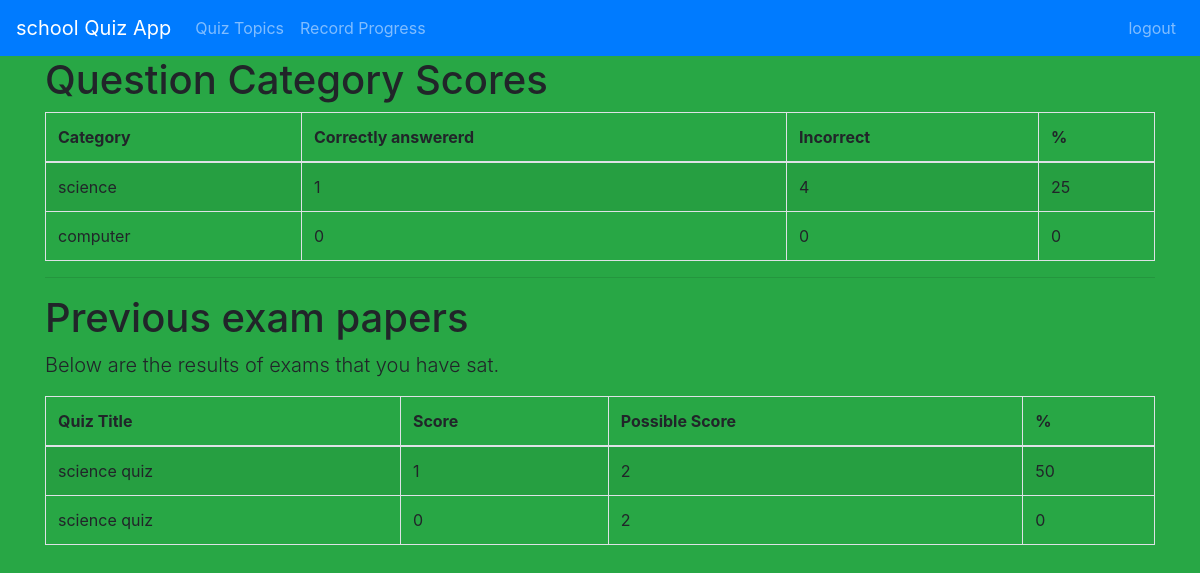
The app's page /progress/ (signed in) with its own data.
### quiz/models.py (models this page shows, shortened)
class Category(models.Model):
    category = models.CharField(
        verbose_name=_("Category"),
        max_length=250, blank=True,
        unique=True, null=True)
    objects = CategoryManager()
    class Meta:
        verbose_name = _("Category")
        verbose_name_plural = _("Categories")

class Sitting(models.Model):
    user = models.ForeignKey(settings.AUTH_USER_MODEL, verbose_name=_("User"), on_delete=models.CASCADE)
    quiz = models.ForeignKey(Quiz, verbose_name=_("Quiz"), on_delete=models.CASCADE)
    question_order = models.CharField(validators=[validate_comma_separated_integer_list],
        max_length=1024, verbose_name=_("Question Order"))
    question_list = models.CharField(validators=[validate_comma_separated_integer_list],
        max_length=1024, verbose_name=_("Question List"))
    incorrect_questions = models.CharField(validators=[validate_comma_separated_integer_list],
        max_length=1024, blank=True, verbose_name=_("Incorrect questions"))
    current_score = models.IntegerField(verbose_name=_("Current Score"))
    complete = models.BooleanField(default=False, blank=False,
                                   verbose_name=_("Complete"))
    user_answers = models.TextField(blank=True, default='{}',
                                    verbose_name=_("User Answers"))
    start = models.DateTimeField(auto_now_add=True,
                                 verbose_name=_("Start"))
    end = models.DateTimeField(null=True, blank=True, verbose_name=_("End"))
    objects = SittingManager()
    class Meta:
        permissions = (("view_sittings", _("Can see completed exams.")),)
    def _question_ids(self):
        return [int(n) for n in self.question_order.split(',') if n]
    @property
    def get_percent_correct(self):
        dividend = float(self.current_score)
        divisor = len(self._question_ids())
        if divisor < 1:
            return 0            # prevent divide by zero error
        if dividend > divisor:
            return 100
        correct = int(round((dividend / divisor) * 100))
        if correct >= 1:
            return correct
        else:
            return 0
    @property
    def get_max_score(self):
        return len(self._question_ids())

class Quiz(models.Model):
    title = models.CharField(
        verbose_name=_("Title"),
        max_length=60, blank=False)
    description = models.TextField(
        verbose_name=_("Description"),
        blank=True, help_text=_("a description of the quiz"))
    url = models.SlugField(
        max_length=60, blank=False,
        help_text=_("a user friendly url"),
        verbose_name=_("user friendly url"))
    category = models.ForeignKey(
        Category, null=True, blank=True,
        verbose_name=_("Category"), on_delete=models.CASCADE)
    random_order = models.BooleanField(
        blank=False, default=False,
        verbose_name=_("Random Order"),
        help_text=_("Display the questions in "
                    "a random order or as they "
                    "are set?"))
    max_questions = models.PositiveIntegerField(
        blank=True, null=True, verbose_name=_("Max Questions"),
        help_text=_("Number of questions to be answered on each attempt."))
    answers_at_end = models.BooleanField(
        blank=False, default=False,
        help_text=_("Correct answer is NOT shown after question."
                    " Answers displayed at the end."),
        verbose_name=_("Answers at end"))
    exam_paper = models.BooleanField(
        blank=False, default=False,
        help_text=_("If yes, the result of each"
                    " attempt by a user will be"
                    " stored. Necessary for marking."),
        verbose_name=_("Exam Paper"))
    single_attempt = models.BooleanField(
        blank=False, default=False,
        help_text=_("If yes, only one attempt by"
                    " a user will be permitted."
                    " Non users cannot sit this exam."),
        verbose_name=_("Single Attempt"))
    pass_mark = models.SmallIntegerField(
        blank=True, default=0,
        verbose_name=_("Pass Mark"),
        help_text=_("Percentage required to pass exam."),
        validators=[MaxValueValidator(100)])
    success_text = models.TextField(
        blank=True, help_text=_("Displayed if user passes."),
        verbose_name=_("Success Text"))
    fail_text = models.TextField(
        verbose_name=_("Fail Text"),
        blank=True, help_text=_("Displayed if user fails."))
    draft = models.BooleanField(
        blank=True, default=False,
        verbose_name=_("Draft"),
        help_text=_("If yes, the quiz is not displayed"
                    " in the quiz list and can only be"
                    " taken by users who can edit"
                    " quizzes."))
    class Meta:
        verbose_name = _("Quiz")
        verbose_name_plural = _("Quizzes")

### quiz/views.py (the view)
class QuizUserProgressView(TemplateView):
    template_name = 'progress.html'
    @method_decorator(login_required)
    def dispatch(self, request, *args, **kwargs):
        return super(QuizUserProgressView, self)\
            .dispatch(request, *args, **kwargs)
    def get_context_data(self, **kwargs):
        context = super(QuizUserProgressView, self).get_context_data(**kwargs)
        progress, c = Progress.objects.get_or_create(user=self.request.user)
        context['cat_scores'] = progress.list_all_cat_scores
        context['exams'] = progress.show_exams()
        return context

### quiz/models.py (called while the page is built)
    def show_exams(self):
        return Sitting.objects.filter(user=self.user, complete=True)

### quiz/templates/progress.html (shortened to what this page needs)
{% extends "base.html" %}
{% load i18n %}
{% load quiz_tags %}
{% block content %}
  {% if cat_scores %}
  <h1>{% trans "Question Category Scores" %}</h1>
  <table class="table table-bordered table-striped">
	<thead>
	  <tr>
		<th>{% trans "Category" %}</th>
		<th>{% trans "Correctly answererd" %}</th>
		<th>{% trans "Incorrect" %}</th>
		<th>%</th>
	  </tr>
	</thead>
	<tbody>
	  {% for cat, value in cat_scores.items %}
	  <tr>
		<td>{{ cat }}</td>
		<td>{{ value.0 }}</td>
		<td>{{ value.1 }}</td>
		<td>{{ value.2 }}</td>
	  </tr>
	  {% endfor %}
	</tbody>
  </table>
  {% endif %}
  {% if exams %}
  <hr>
  <h1>{% trans "Previous exam papers" %}</h1>
  <p class="lead">
	{% trans "Below are the results of exams that you have sat." %}
  </p>
  <table class="table table-bordered table-striped">
	<thead>
	  <tr>
		<th>{% trans "Quiz Title" %}</th>
		<th>{% trans "Score" %}</th>
		<th>{% trans "Possible Score" %}</th>
		<th>%</th>
	  </tr>
	</thead>
	<tbody>
	  {% for exam in exams %}
	  <tr>
		<td>{{ exam.quiz.title }}</td>
		<td>{{ exam.current_score }}</td>
		<td>{{ exam.get_max_score }}</td>
		<td>{{ exam.get_percent_correct }}</td>
	  </tr>
	  {% endfor %}
	</tbody>
  </table>
  {% endif %}
{% endblock %}

### quiz/templates/base.html (shortened to what this page needs)
{% load i18n %}
<!DOCTYPE html>
<html xmlns:fb="http://www.facebook.com/2008/fbml" xmlns="http://www.w3.org/1999/xhtml" xml:lang="en" lang="en" dir="ltr">
<head>
  <link rel="stylesheet" href="https://stackpath.bootstrapcdn.com/bootstrap/4.1.2/css/bootstrap.min.css"
>
</head>
<body class="bg-success">
  <nav class="navbar navbar-expand-lg navbar-dark bg-primary">
    <a class="navbar-brand" href="{% url 'index' %}">school Quiz App</a>
    <div class="collapse navbar-collapse" id="navbarSupportedContent">
      <ul class="navbar-nav rm-auto">
        {% if user.is_authenticated %}
        <li class="nav-tem" style="color:gray">
          <a href="{% url 'quiz_index' %}" class="nav-link">Quiz Topics</a>
        </li>
        <li class="nav-tem" style="color:gray">
            <a href="{% url 'quiz_progress' %}" class="nav-link">Record Progress</a>
          </li>
        {% endif %}
      </ul>
      <ul class="navbar-nav ml-auto">
        <li class="nav-item ">
          {% if user.is_authenticated %}
          <a class="nav-link" href="{% url 'logout' %}">logout</a>
          {% else %}
          <a class="nav-link" href="{% url 'login' %}">Login</a>
          {% endif %}
        </li>
      </ul>
    </div>
  </nav>
  <div class="container">
     {% block content %} {% endblock %}
  </div>
</body>
</html>

### records on screen
Category: cat_scores "science"
Category: cat_scores "computer"
Sitting: quiz "science quiz", current_score "1", get_max_score "2", get_percent_correct "50"
Sitting: quiz "science quiz", current_score "0", get_max_score "2", get_percent_correct "0"

### other values on screen
{{ value.0 }} "1" "0"
{{ value.1 }} "4" "0"
{{ value.2 }} "25" "0"
